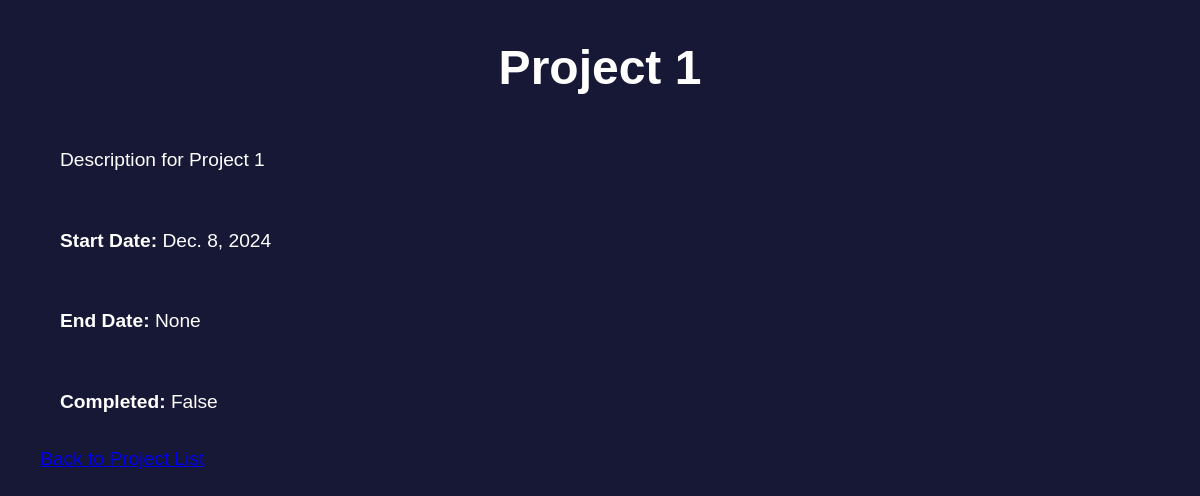
The app's page /projects/1/, older data.
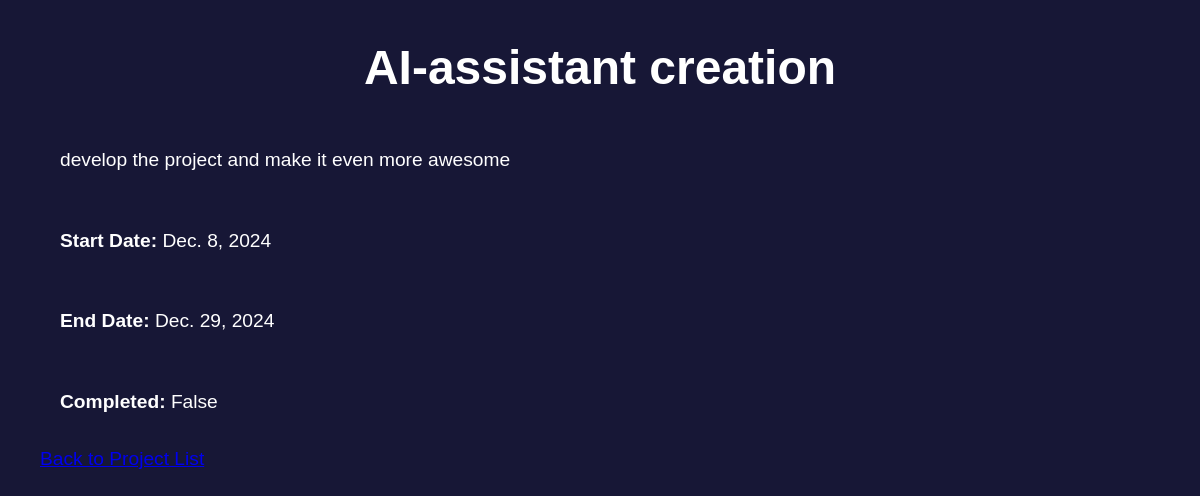
The same page, newer data.
### projects/models.py (models this page shows, shortened)
class Project(models.Model):
    name = models.CharField(max_length=200)
    description = models.TextField()
    start_date = models.DateField()
    end_date = models.DateField(null=True, blank=True)
    completed = models.BooleanField(default=False)

### projects/views.py (the view)
# urls.py: path('<int:pk>/', views.project_detail, name='project_detail'),
def project_detail(request, pk):
    project = get_object_or_404(Project, pk=pk)
    return render(request, 'projects/project_detail.html', {'project': project})

### projects/templates/projects/project_detail.html (shortened to what this page needs)
<!DOCTYPE html>
<html>
<head>
     {% load static %}
    <link rel="stylesheet" type="text/css" href="{% static 'projects/style.css' %}">
</head>
<body>
    <h1>{{ project.name }}</h1>
    <p>{{ project.description }}</p>
    <p><strong>Start Date:</strong> {{ project.start_date }}</p>
    <p><strong>End Date:</strong> {{ project.end_date }}</p>
    <p><strong>Completed:</strong> {{ project.completed }}</p>
    <a href="{% url 'project_list' %}">Back to Project List</a>
</body>
</html>

Row changes from the older to the newer data that the page shows:
changed Project "False": name "Project 1" → "AI-assistant creation"; description "Description for Project 1" → "develop the project and make it even more awesome"; end_date "None" → "Dec. 29, 2024"
